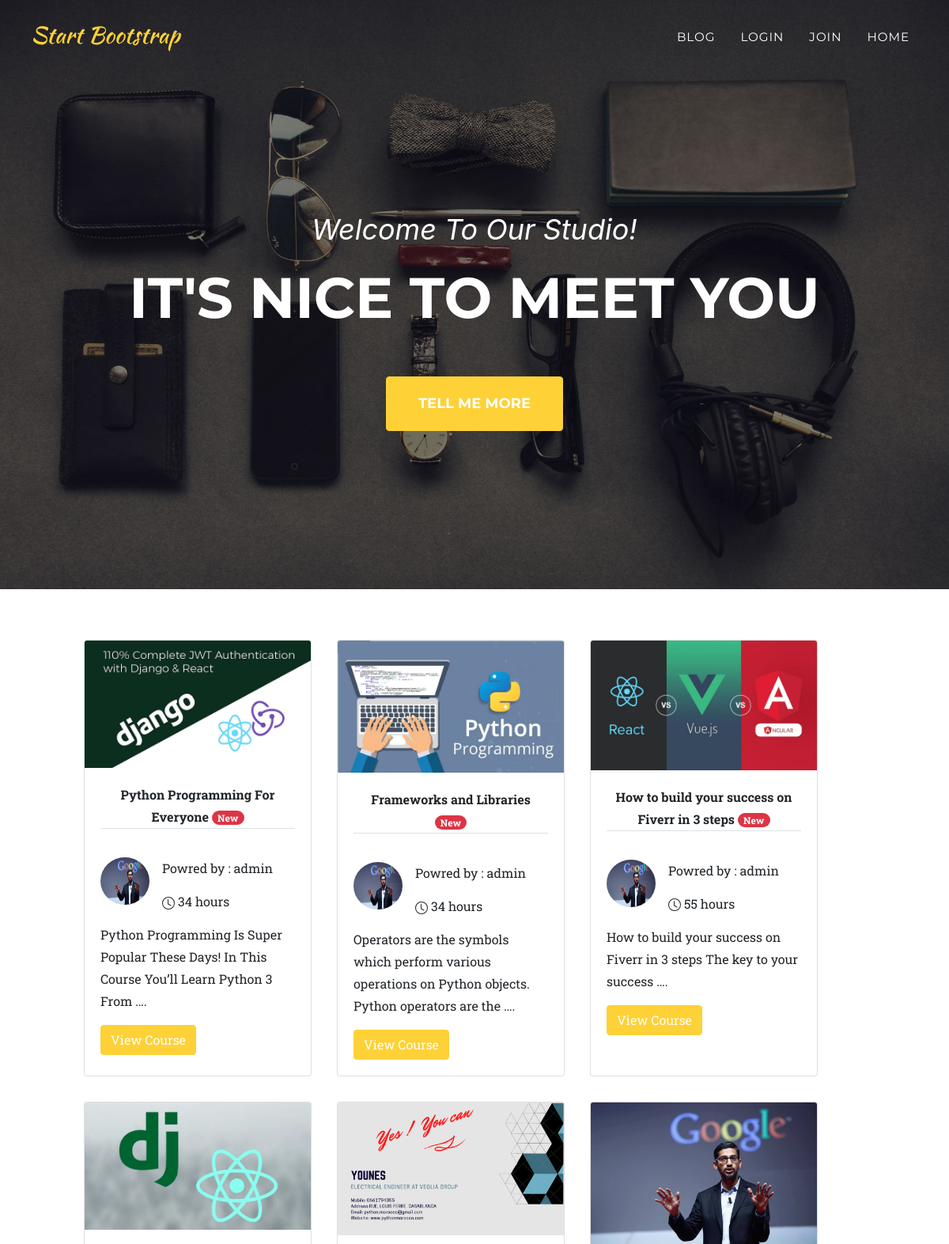
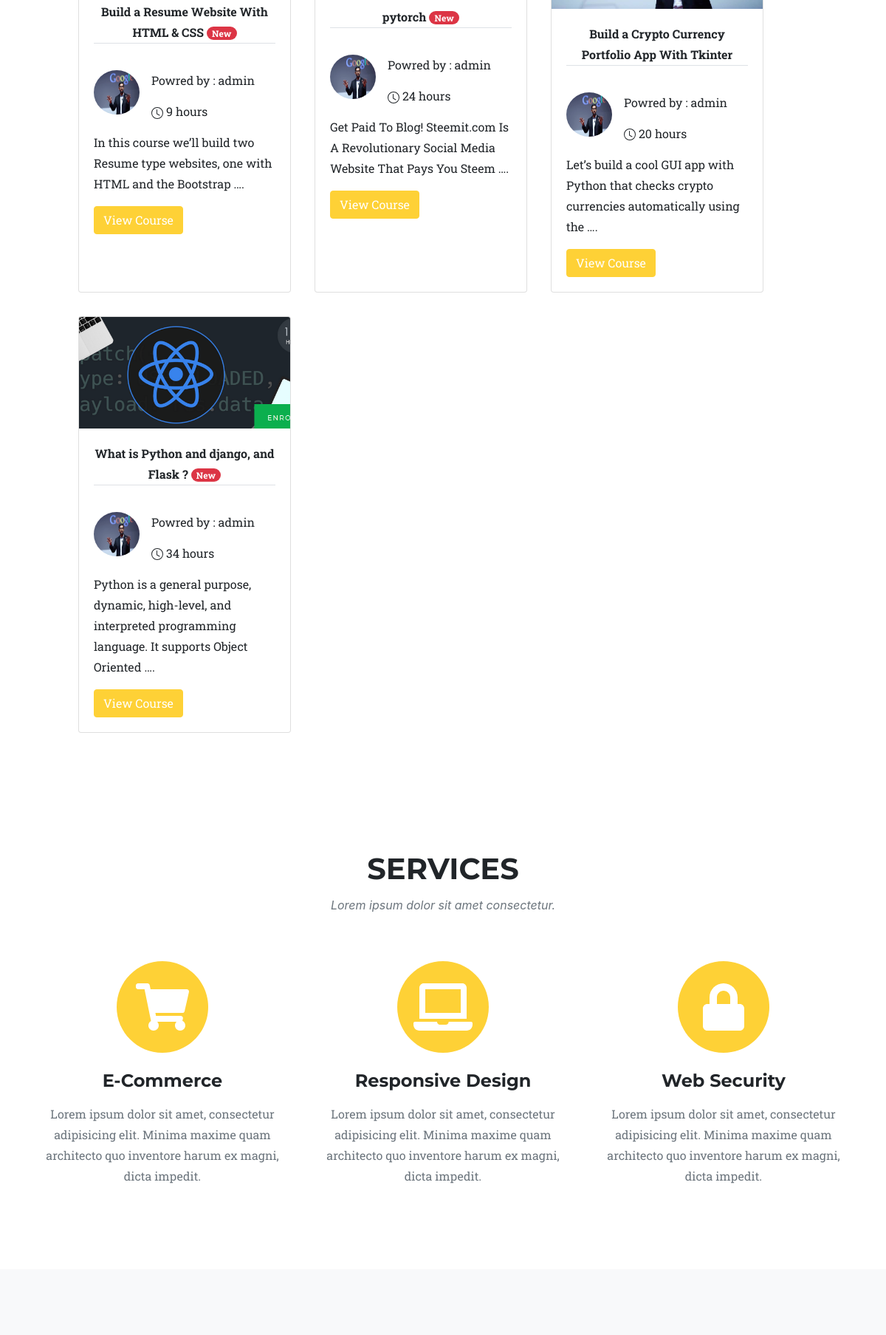
The page /blog/user/admin (upper part) on the database its author committed (2 pictures, top to bottom).
### blog2/models.py (models this page shows, shortened)
class Course(models.Model):
    title = models.CharField(max_length=100, blank=True, null=True)
    content = RichTextUploadingField()
    post_date = models.DateTimeField(default=timezone.now , verbose_name ='Creation Date')
    post_update = models.DateTimeField(auto_now = True)
    author = models.ForeignKey(User,related_name='course' , on_delete=models.CASCADE)
    price = models.IntegerField()
    image = models.ImageField(default = 'default.jpg' , upload_to ='courses_pics')
    duree = models.IntegerField(blank=True, null=True , verbose_name ='Duration')
    is_new = models.BooleanField(default=False , verbose_name ='New Course or not')
    class Meta :
        ordering = ("-post_date",)

### blog/models.py (models this page shows, shortened)
class Profile(models.Model) :
    user = models.OneToOneField(User, related_name='pp', on_delete=models.CASCADE)
    img = models.ImageField( default = 'default.jpg',upload_to = "pics/")

### blog2/views.py (the view)
# urls.py: path('user/<str:username>', views.user_course, name ="user-path"),
def user_course(request,username) :
    user = User.objects.get(username = username )
    return render(request, 'blog2/user_course.html', {'user_posts' : user.course.all()})

### blog2/templates/blog2/user_course.html
{% extends "blog/home.html" %}
{% block content %}
<div class="row m-5">
    {% for course in user_posts   %}
<div class="card m-3" style="width: 18rem;">
    <img src="{{course.image.url}}" class="card-img-top" alt="...">
    <div class="card-body">
      <p class="card-title text-center border-bottom"><strong>  {{course.title}}  </strong>
        {% if course.is_new  %}
        <span class="badge badge-pill badge-danger">New</span>
        {% endif %}
    </p>
<br>
<div class="media mb-3">
    <img src="{{course.author.pp.img.url}}" class="mr-3 rounded-circle img_profile" alt="...">
    <div class="media-body">
      <p>Powred by : {{course.author.username}}</p>
      <svg xmlns="http://www.w3.org/2000/svg" width="16" height="16" fill="currentColor" class="bi bi-clock" viewBox="0 0 16 16">
        <path d="M8 3.5a.5.5 0 0 0-1 0V9a.5.5 0 0 0 .252.434l3.5 2a.5.5 0 0 0 .496-.868L8 8.71V3.5z"/>
        <path d="M8 16A8 8 0 1 0 8 0a8 8 0 0 0 0 16zm7-8A7 7 0 1 1 1 8a7 7 0 0 1 14 0z"/>
      </svg>
     {{course.duree}} hours
    </div>
  </div>
      <p >{{course.content | safe | truncatewords_html:15}}.</p>
      <a href="{% url 'detail-path' course.pk %}" class="btn btn-primary">View Course</a>
    </div>
  </div>
  {% endfor %}
</div>
{% endblock  %}

### blog/static/css/st.css (style rules this page uses)
.img_profile { height: 60px; width: 62px; margin-right: 16px; }

### rows shown on the page
Course: image (picture), title "Python Programming For Everyone", is_new "New", author.pp.img (picture), author.username "admin", duree "34", content "Python Programming Is Super Popular These Days! In This Course You’ll Learn Python 3 From …"
Course: image (picture), title "Frameworks and Libraries", is_new "New", author.pp.img (picture), author.username "admin", duree "34", content "Operators are the symbols which perform various operations on Python objects. Python operators are the …"
Course: image (picture), title "How to build your success on Fiverr in 3 steps", is_new "New", author.pp.img (picture), author.username "admin", duree "55", content "How to build your success on Fiverr in 3 steps The key to your success …"
Course: image (picture), title "Build a Resume Website With HTML & CSS", is_new "New", author.pp.img (picture), author.username "admin", duree "9", content "In this course we’ll build two Resume type websites, one with HTML and the Bootstrap …"
Course: image (picture), title "pytorch", is_new "New", author.pp.img (picture), author.username "admin", duree "24", content "Get Paid To Blog! Steemit.com Is A Revolutionary Social Media Website That Pays You Steem …"
Course: image (picture), title "Build a Crypto Currency Portfolio App With Tkinter", author.pp.img (picture), author.username "admin", duree "20", content "Let’s build a cool GUI app with Python that checks crypto currencies automatically using the …"
Course: image (picture), title "What is Python and django, and Flask ?", is_new "New", author.pp.img (picture), author.username "admin", duree "34", content "Python is a general purpose, dynamic, high-level, and interpreted programming language. It supports Object Oriented …"
